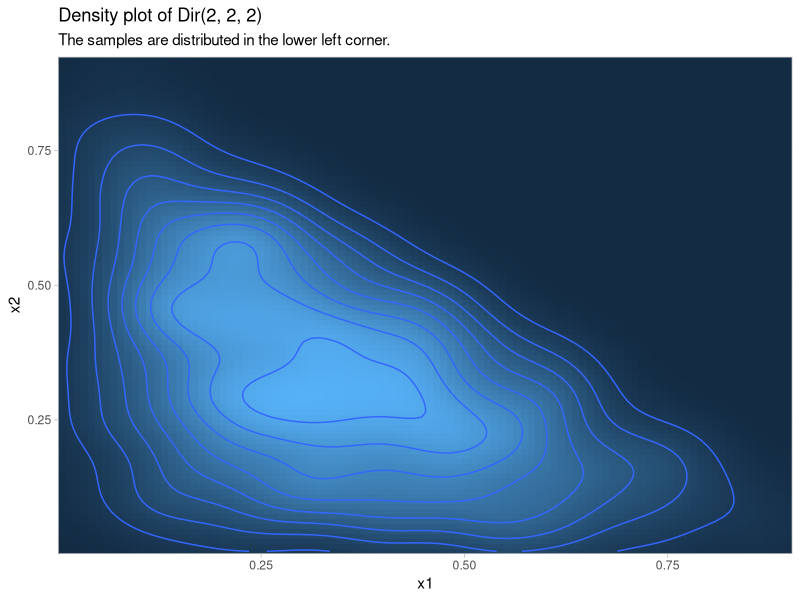
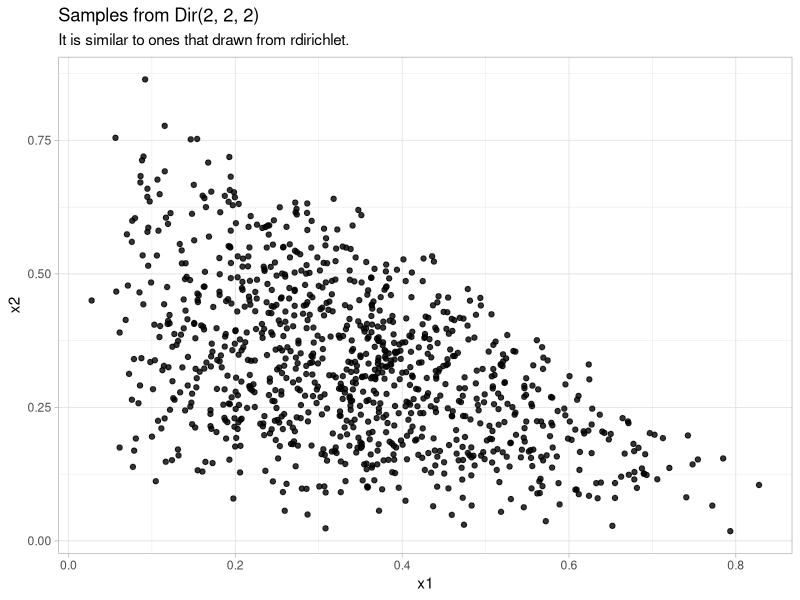

The R script that drew these images, in order:
# HW10: Acceptance-Rejection Sampling for Dirichlet distribution
#
# In this exercise, we will use Acceptance-Rejection Sampling method 
# to sample from the Dirichlet distribution.
# 
# The Dirichlet distribution, often denoted `Dir(alpha)`, is a family
# of continuous multivariate probability distributions parameterized by 
# a vector `alpha` of positive real numbers.
# 
# It is commonly used as prior distributions in Bayesian statistics, 
# as the Dirichlet distribution is the conjugate prior of the 
# categorical distribution and multinomial distribution.
# 
# Source: https://en.wikipedia.org/wiki/Dirichlet_distribution
#
# 1. In this part, we will sample from a Dirichlet distribution 
#    using package `MCMCpack`.
#    (1)
#    Load the `tidyverse`, `MCMCpack` and `ggplot2` packages.
#    Set the random seed to zero and save the random seed vector to 
#    `seed`. (hint: use the command `seed <- .Random.seed`).
#    (2)
#    Generate 1000 samples from `Dir(2, 2, 2)` using `rdirichlet()`.
#    Save the result into a tibble `X`
#    and rename the columns `x1`, `x2`, and `x3`.
#    The first rows of `X` should be:
#    # A tibble: 1,000 x 3
#      x1     x2     x3
#      <dbl>  <dbl>  <dbl>
#    1 0.660 0.216  0.125 
#    2 0.242 0.458  0.300 
#    3 0.556 0.279  0.165 
#    4 0.243 0.336  0.421 
#    5 0.108 0.478  0.414 
#    6 0.403 0.371  0.226 
#    7 0.497 0.403  0.0997
#    8 0.272 0.343  0.385 
#    9 0.200 0.0708 0.730 
#   10 0.151 0.467  0.382 
#   # … with 990 more rows
## Do not modify this line!
library(tidyverse)
library(MCMCpack)
library(ggplot2)
set.seed(0)
seed<-.Random.seed

X<-rdirichlet(1000,c(2,2,2))
X<-as.tibble(X)%>%
  rename(x1=V1,x2=V2,x3=V3)

# 2. Draw the density plot of the samples and save it into `density_plot`.
#    In our case, `K = 3`, and `a1 = a2 = a3 = 2`. This distribution is 
#    essentially a bivariate one, as `X3 = 1 − X1 − X2`. 
#    Therefore, drawing samples from this Dirichlet distribution is equivalent 
#    to drawing samples of `(X1, X2)`. We only need to draw the heatmap of the
#    `(X1, X2)`.
#    You can use:
#    - `ggplot()` to initialize a ggplot object.
#      Set `data` to `X`.
#      Set `mapping` to `aes(x1, x2)`.
#    - `stat_density_2d()` to plot the density.
#      - Set `fill` in `aes()` to `..density..`.
#      - Set `geom` to `raster`.
#      - Set `contour` to `FALSE`.
#    - `geom_density_2d()` to add contours.
#    - `scale_x_continuous()` to customize x scale.
#      - Set `expand` to `c(0, 0)`.
#    - `scale_y_continuous()` to customize y scale.
#      - Set `expand` to `c(0, 0)`.
#    - `labs()`
#      - Set `title` to `"Density plot of Dir(2, 2, 2)"`.
#      - Set `subtitle` to 
#        `"The samples are distributed in the lower left corner."`.
#    - `theme_light()` to set the theme to light.
#    - `theme()` to remove the legend.
#      - Set `legend.position` to `none`.
## Do not modify this line!
density_plot<-ggplot(data=X,aes(x1,x2))+
  stat_density2d(aes(fill=..density..),geom = "raster",contour = FALSE)+
  geom_density_2d()+
  scale_x_continuous(expand = c(0,0))+
  scale_y_continuous(expand=c(0,0))+
  labs(title = "Density plot of Dir(2, 2, 2)",
       subtitle = "The samples are distributed in the lower left corner.",
       x="x1",
       y="x2")+
  theme_light()+
  theme(legend.position = "")
density_plot


# 3. Now, we will use the Acceptance-Rejection Sampling method to simulate 
#    from this bivariate distribution of `(X1,X2)`.
#    Recall that `f(x)` is our target distribution, `g(x)` is our proposed
#    distribution. We want `f(x) ≤ M * g(x)` for `M > 1`.
#    For this part, we will use a two-dimensional uniform distribution on 
#    `[0, 1] x [0, 1]` as our proposal distribution. Note that sampling from
#    a two-dimensional uniform distribution is just sampling from a 
#    one-dimensional twice.
#    (1)
#    Write a function `f(x)` for the target distribution, 
#    in this case `Dir(2, 2, 2)`.
#    It takes in a vector of length 2, representing `x1` and `x2`.
#    The output is the density of the distribution `Dir(2, 2, 2)`.
#    Do not use the functions from `MCMCpack`.
#    For example, `f(c(0, 0)) = 0` and `f(c(0.3, 0.3)) = 4.32`.
#    (2)
#    Find the optimal `M` i.e. the smallest possible value and save it 
#    into scalar `M`.
#    Use `f(x)` to compute `M` instead of using functions from `MCMCpack`.
#    Recall that the density of uniform distribution is always one. 
#    To ensure for every x, `f(x) ≤ M * g(x)`, we just need to make sure 
#    `M` is larger than the highest point of `f(x)`.
#    To check your answer, verify that `round(M, 1)` equals to `4.4`.
#    (3)
#    Write another function `g(x)` for the proposal distribution, 
#    in this case a two-dimensional uniform distribution.
#    It takes in a vector of length 2, representing `x1` and `x2`.
#    The output is the density of the uniform distribution.
#    Remember the density should be zero is the input is not
#    within the support.
#    For example, `g(c(0, 0)) = 1` and `g(c(-1, -1)) = 0`.
## Do not modify this line!
f<-function(x){
  beta<-factorial(5)
  if((x[1]+x[2])>1){
    return(0)
  }
  return(beta*x[1]*x[2]*(1-x[1]-x[2]))
}
f(c(0.3, 0.3))

f1<- function(x) -f(x)

M<-abs(optim(c(0.5,0.5),f1,lower=c(0,0),upper=c(1,1),method = "L-BFGS-B")$value)

g<-function(x){
  if(x[1]>=0&x[1]<=1&x[2]>=0&x[2]<=1){
    return(1)
  }
  return(0)
}
# 4. (1)
#    Use `f(x)`, `g(x)`, and `M` that we just defined to write a 
#    sampling function `sample_one()` to draw one sample from 
#    `Dir(2, 2, 2)`. There is no input.
#    The output is a tibble with 3 columns:
#    - The fisrt two columns `x1` and `x2` contain the pair of 
#      sample `x1` and `x2`.
#    - The third column `count` contains the the number of 
#      attempts to obtain this sample.
#    You can use the following skeleton to write your function:
#    ```
#    sample_one <- function() {
#      count <- 0
#      accepted <- FALSE
#      while (!accepted) {
#        ## your code goes here
#      }
#      ## your code goes here
#    }
#    ```
#    For example, if you set seed to zero, `sample_one()` would return:
#    # A tibble: 1 x 3
#         x1    x2 count
#      <dbl> <dbl> <dbl>
#    1 0.126 0.267     7
#    `(0.126, 0.267, 0.607)` is the sample we draw (with 
#    `0.601 = 1 - 0.126 - 0.26`). To obtain this sample, we sampled 
#    from `g(x)` 7 times before the sample is accepted.
#    (2)
#    Write a sampling function `sample_n(n, seed)` that 
#    draws samples from `Dir(2, 2, 2)`.
#    Use `sample_one()` that we just defined.
#    The input `n` is the number of samples we will draw.
#    The input `seed` is the seed used within the function. 
#    The default seed should be set to zero. 
#    Remember to use `set.seed()` inside the function.
#    The output is a tibble with 3 columns:
#    - The fisrt two columns `x1` and `x2` contain the pair of 
#      sample `x1` and `x2`.
#    - The third column `count` contains the the number of 
#      attempts to obtain this sample.
#    For example, `sample_n(100, 100)` would return
#    # A tibble: 100 x 3
#         x1    x2 count
#      <dbl> <dbl> <dbl>
#    1 0.308 0.258     1
#    2 0.280 0.398     3
#    3 0.205 0.358     1
#    4 0.208 0.307     8
#    5 0.236 0.275     1
#    6 0.445 0.358     3
#    7 0.327 0.389     9
#    8 0.397 0.393     5
#    9 0.186 0.348    16
#   10 0.219 0.292     7
#   # … with 90 more rows
## Do not modify this line!
sample_one <- function() {
  count <- 0
  accepted <- FALSE
  while (!accepted) {
    x<-runif(2)
    u<-runif(1)
    count=count+1
    if(max(u,runif(1))<=f(x)/(M*g(x))){
      return(tibble(x1=x[1],x2=x[2],count=count))
    }
  }
}
set.seed(0)
sample_one()

sample_n<-function(n,seed=0){
  set.seed(seed)
  x<-sample_one()
  for(i in 2:n){
    x<-rbind(x,sample_one())
  }
  return(x)
}
sample_n(100, 100)

# 5. (1)
#    Draw 1000 samples from `Dir(2, 2, 2)` using `sample_n()` with 
#    default seed and save the samples in `samples`.
#    The first rows of `samples` should be:
#    # A tibble: 1,000 x 3
#         x1    x2 count
#      <dbl> <dbl> <dbl>
#    1 0.126 0.267     7
#    2 0.122 0.245    16
#    3 0.208 0.229    10
#    4 0.557 0.329     6
#    5 0.181 0.530     1
#    6 0.269 0.181    12
#    7 0.340 0.262     4
#    8 0.131 0.374     3
#    9 0.143 0.415     3
#   10 0.109 0.382     7
#   # … with 990 more rows
#    (2)
#    Compute the acceptance rate using `count` column in `samples` 
#    and save it in scalar `acceptance_rate`.
#    You can see that the acceptance rate is around 15%. It is very 
#    low and we would like it to be higher to get a more efficient procedure.
## Do not modify this line!
samples<-sample_n(1000)
acceptance_rate<-1000/sum(samples$count)

# 6. Plot the dot plot of the samples and save it into `sample_plot`.
#    You can use:
#    - `ggplot()` to initialize a ggplot object.
#      Set `data` to `samples`.
#      Set `mapping` to `aes(x1, x2)`.
#    - `geom_point()` to plot the dots.
#      - Set `alpha` to `0.8`.
#    - `labs()`
#      - Set `title` to `"Samples from Dir(2, 2, 2)"`.
#      - Set `subtitle` to `"It is similar to ones that drawn from rdirichlet."`.
#    - `theme_light()` to set the theme to light.
## Do not modify this line!
sample_plot<-ggplot(data=samples,aes(x1,x2))+
  geom_point(alpha=0.8)+
  labs(title = "Samples from Dir(2, 2, 2)",
       subtitle = "It is similar to ones that drawn from rdirichlet.")+
  theme_light()
sample_plot


# 7. The acceptance rate of using Uniform distribution is really low since
#    the shape of these two distribution are not alike.
#    We need to find a distribution that has a peak around the peak of the 
#    dirichlet distribution, but that doesn't decay too fast to 0 so that the 
#    constant `M` dosn't have to be too high.
#    Let's suppose that we can sample efficiently from a Beta distribution.
#    We can find parameters such that the Beta distribution will have a shape
#    that is closer to the Dirichlet distribution than the uniform distribution.
#    To make the sampling more efficient, we will use the product of two
#    Beta distribution as the proposal distribution. 
#    In order to have a peak around the peak of the dirichlet distribution, 
#    and not decay too fast ot 0, the alpha and beta will all be 1.1. 
#    (It will give only a slightly better convergence rate. We encourage you 
#    to play with different alphas and betas once the exercises is done to see 
#    how `M` and the acceptance rate evolve.)
#    (1)
#    Write a function `g2(x)` for the product of two Beta distribution.
#    It takes in a vector of length 2, representing `x1` and `x2`.
#    The output is the product of the values of the 
#    density of a `Beta(1.1, 1.1)` distribution at points `x1` and `x2`.
#    You can use the `dbeta()` function.
#    For example, `g2(c(0, 0)) = 0` and `g2(c(0.5, 0.5)) = 1.123137`.
#    (2)
#    Set M to `4.06` and save it into `M2`.
#    This value makes sure for all x, `f(x) <= M2 * g2(x)`.
## Do not modify this line!
g2<-function(x){
  dbeta(x[1],1.1,1.1)*dbeta(x[2],1.1,1.1)
}
g2(c(0.5, 0.5))
M2<-4.06

# 8. (1)
#    Use `f(x)`, `g2(x)`, and `M2` that we just defined to write a sampling 
#    function `sample_one2()` to draw one sample from `Dir(2, 2, 2)`.
#    There is no input.
#    The output is a tibble with 3 columns:
#    - The fisrt two columns `x1` and `x2` contain the pair of 
#      sample `x1` and `x2`.
#    - The third column `count` contains the the number of 
#      attempts to obtain this sample.
#    For example, if you set seed to zero, `sample_one2()` would return:
#    # A tibble: 1 x 3
#         x1    x2 count
#      <dbl> <dbl> <dbl>
#    1 0.433 0.313    11
#    (2)
#    Write a sampling function `sample_n2(n, seed)` that 
#    draws samples from `Dir(2, 2, 2)`.
#    Use `sample_one2()` that we just defined.
#    The input `n` is the number of samples we will draw.
#    The input `seed` is the seed used within the function. 
#    The default seed should be set to zero. 
#    Remember to use `set.seed()` inside the function.
#    The output is a tibble with 3 columns:
#    - The fisrt two columns `x1` and `x2` contain the pair of 
#      sample `x1` and `x2`.
#    - The third column `count` contains the the number of 
#      attempts to obtain this sample.
#    For example, `sample_n2(100, 100)` would return
#    # A tibble: 100 x 3
#          x1     x2 count
#       <dbl>  <dbl> <dbl>
#    1 0.316  0.550      1
#    2 0.218  0.338      8
#    3 0.587  0.134      1
#    4 0.458  0.255      2
#    5 0.401  0.474      9
#    6 0.549  0.248      1
#    7 0.229  0.362     14
#    8 0.279  0.0851     2
#    9 0.0689 0.310      4
#    10 0.143  0.338      7
#    # … with 90 more rows
#    (3)
#    Draw 100 samples from `sample_n2()` with default seed and 
#    save the acceptance rate to `acceptance_rate2`. You can see 
#    that the acceptance rate is around 16%.
#    It is slightly better and the procedure will be faster.
#    (given that we know how to sample from a beta distribution).
#    Sampling from a Dirichlet distribution can be tricky and expensive.
#    You can try to think of other distributions that would help!
## Do not modify this line!
sample_one2<-function(){
  count <- 0
  accepted <- FALSE
  while (!accepted) {
    x<-rbeta(2,1.1,1.1)
    u<-runif(2)
    count=count+1
    if(max(u)<f(x)/(M2*g2(x))){
      return(tibble(x1=x[1],x2=x[2],count=count))
    }
  }
}

set.seed(0)
sample_one2()

sample_n2<-function(n,seed=0){
  set.seed(seed)
  x<-sample_one2()
  for(i in 2:n){
    x<-rbind(x,sample_one2())
  }
  return(x)
}
samples2<-sample_n2(1000)
acceptance_rate2<-1000/sum(samples2$count)
